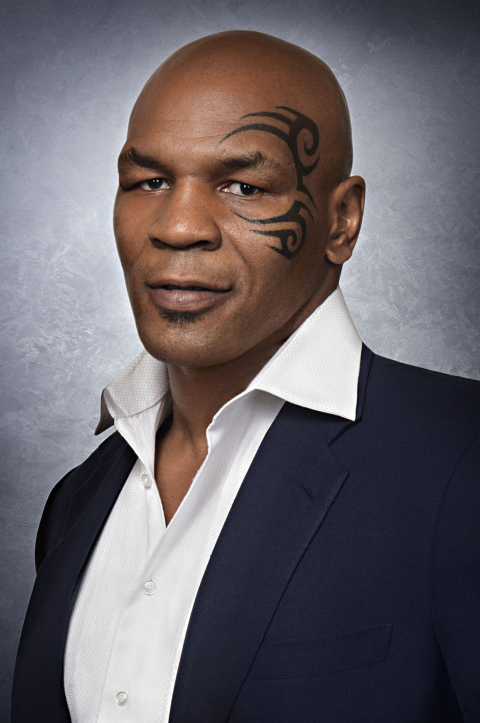
#> input picture images/1234.jpeg, 960 x 1446 px, given in place of the camera (shown at 1/2 size)
$ python dataset.py
#> lines starting #> are read from the running program, lines starting #| are printed output that depends on the picture; after the words box and inside, x2 and y2 are one past the last pixel; in counts of white or black regions, pixels touching at a corner belong together
import cv2
import pickle
import numpy as np
import os
video=cv2.VideoCapture(0)
facedetect=cv2.CascadeClassifier('haarcascade_frontalface_default.xml')

faces_data=[]

i=0

name=input("Enter Your Name: ")
#> the answer given: images/1234.jpeg

while True:
    ret,frame=video.read()
#> frame is the input picture: shape (1446, 960, 3); mean B, G, R 104.9, 99.9, 105.6
    gray=cv2.cvtColor(frame, cv2.COLOR_BGR2GRAY)
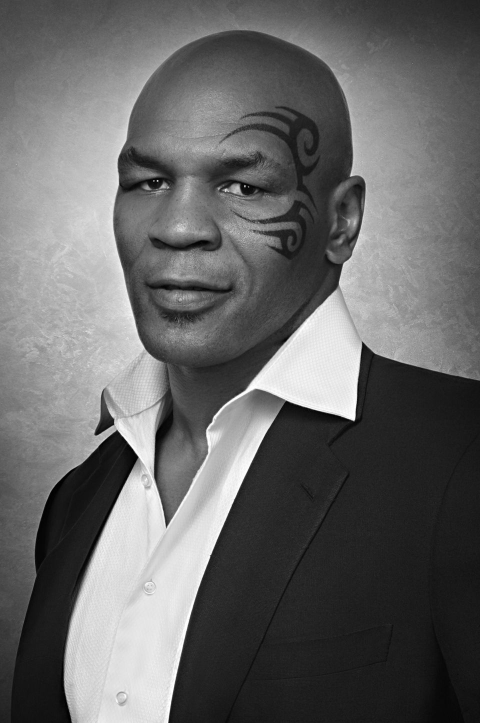
#> gray: shape (1446, 960) (shown at 1/2 size); min 0, max 255, mean 102.2
    faces=facedetect.detectMultiScale(gray, 1.3 ,5)
#> faces = [[140, 180, 459, 459]]
    for (x,y,w,h) in faces:
        crop_img=frame[y:y+h, x:x+w, :]
        resized_img=cv2.resize(crop_img, (50,50))
        if len(faces_data)<=100 and i%10==0:
            faces_data.append(resized_img)
        i=i+1
        cv2.putText(frame, str(len(faces_data)), (50,50), cv2.FONT_HERSHEY_COMPLEX, 1, (50,50,255), 1)
        cv2.rectangle(frame, (x,y), (x+w, y+h), (50,50,255), 1)
#> this loop made 1 pass
#> (x, y, w, h, i) on pass 1: (140, 180, 459, 459, 1)
#> pass 1, `crop_img=frame[y:y+h, x:x+w, :]`:
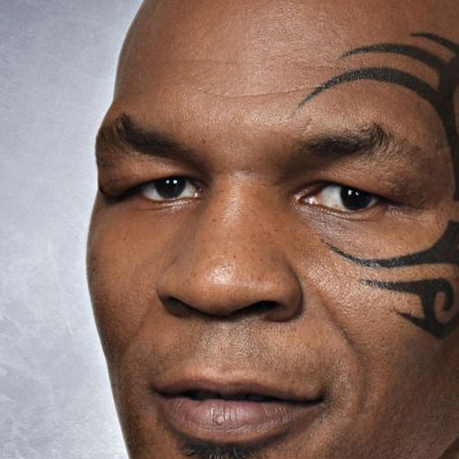
#> crop_img: shape (459, 459, 3); mean B, G, R 100.3, 111.6, 139.3
#> pass 1, `resized_img=cv2.resize(crop_img, (50,50))`:
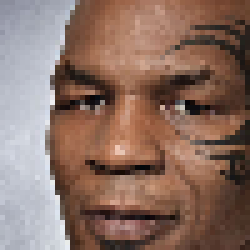
#> resized_img: shape (50, 50, 3) (shown 5 times larger); mean B, G, R 100, 111.3, 138.9
#> after the loop:
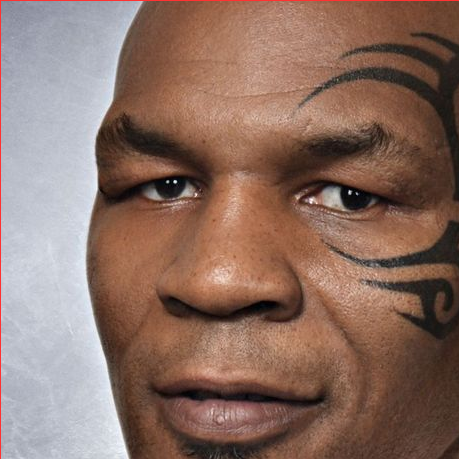
#> crop_img: shape (459, 459, 3); 0.44% of pixels changed, all inside (x1, y1, x2, y2) = (0, 0, 459, 459)
#> after the loop:
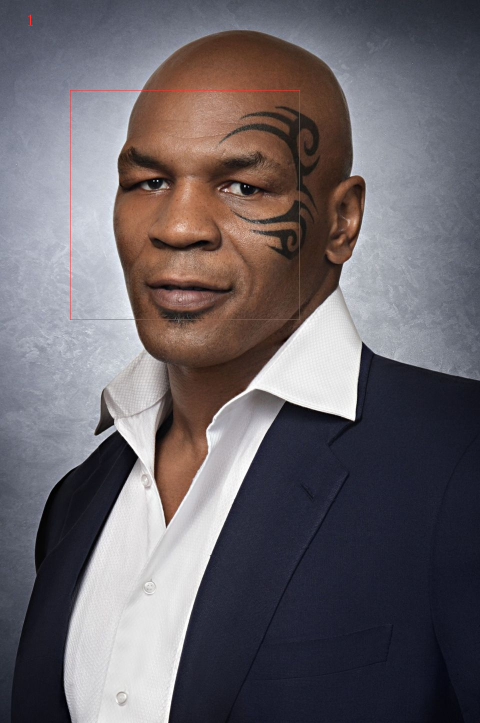
#> frame: shape (1446, 960, 3) (shown at 1/2 size); 0.14% of pixels changed, all inside (x1, y1, x2, y2) = (56, 29, 600, 640)
#> after the loop, faces_data = 1 item; i = 1
    cv2.imshow("Frame",frame)
    k=cv2.waitKey(1)
#> (key Esc is pressed here)
    if len(faces_data)==50:
        break
video.release()
cv2.destroyAllWindows()

faces_data=np.asarray(faces_data)
faces_data=faces_data.reshape(100, -1)


if 'names.pkl' not in os.listdir('data/'):
    names=[name]*100
    with open('data/names.pkl', 'wb') as f:
        pickle.dump(names, f)
else:
    with open('data/names.pkl', 'rb') as f:
        names=pickle.load(f)
    names=names+[name]*100
    with open('data/names.pkl', 'wb') as f:
        pickle.dump(names, f)

if 'faces_data.pkl' not in os.listdir('data/'):
    with open('data/faces_data.pkl', 'wb') as f:
        pickle.dump(faces_data, f)
else:
    with open('data/faces_data.pkl', 'rb') as f:
        faces=pickle.load(f)
    faces=np.append(faces, faces_data, axis=0)
    with open('data/faces_data.pkl', 'wb') as f:
        pickle.dump(faces, f)

$ run again, on images/3421.jpeg
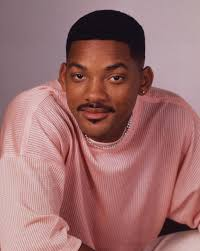
#> input picture images/3421.jpeg, 200 x 251 px, given in place of the camera
#> frame is the input picture: shape (251, 200, 3); mean B, G, R 111.4, 110.9, 157.7
#> faces = [[54, 45, 85, 85]]
#> the loop `for (x,y,w,h) in faces:` made 1 pass
#> (x, y, w, h, i) on pass 1: (54, 45, 85, 85, 1)
#> after the loop `for (x,y,w,h) in faces:`:
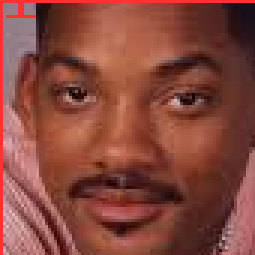
#> crop_img: shape (85, 85, 3) (shown 3 times larger); mean B, G, R 61.2, 71.9, 134.4
#> after the loop `for (x,y,w,h) in faces:`:
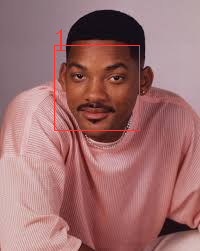
#> frame: shape (251, 200, 3); 0.78% of pixels changed, all inside (x1, y1, x2, y2) = (54, 29, 140, 131)
#> after the loop `for (x,y,w,h) in faces:`: faces_data = 1 item; i = 1

$ run again, on images/9832.jpeg
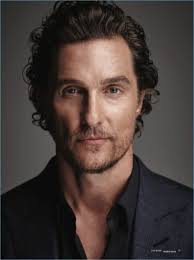
#> input picture images/9832.jpeg, 194 x 260 px, given in place of the camera
#> frame is the input picture: shape (260, 194, 3); mean B, G, R 56.1, 59.4, 69.9
#> faces = [[35, 46, 114, 114]]
#> the loop `for (x,y,w,h) in faces:` made 1 pass
#> (x, y, w, h, i) on pass 1: (35, 46, 114, 114, 1)
#> after the loop `for (x,y,w,h) in faces:`:
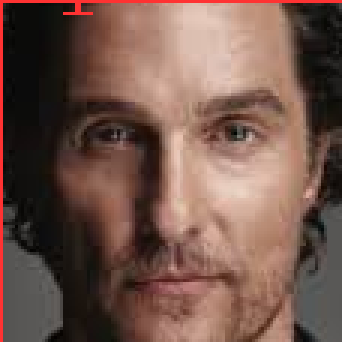
#> crop_img: shape (114, 114, 3) (shown 3 times larger); mean B, G, R 75.7, 85.9, 115
#> after the loop `for (x,y,w,h) in faces:`:
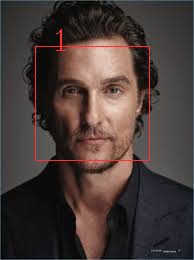
#> frame: shape (260, 194, 3); 1.01% of pixels changed, all inside (x1, y1, x2, y2) = (35, 29, 150, 161)
#> after the loop `for (x,y,w,h) in faces:`: faces_data = 1 item; i = 1
